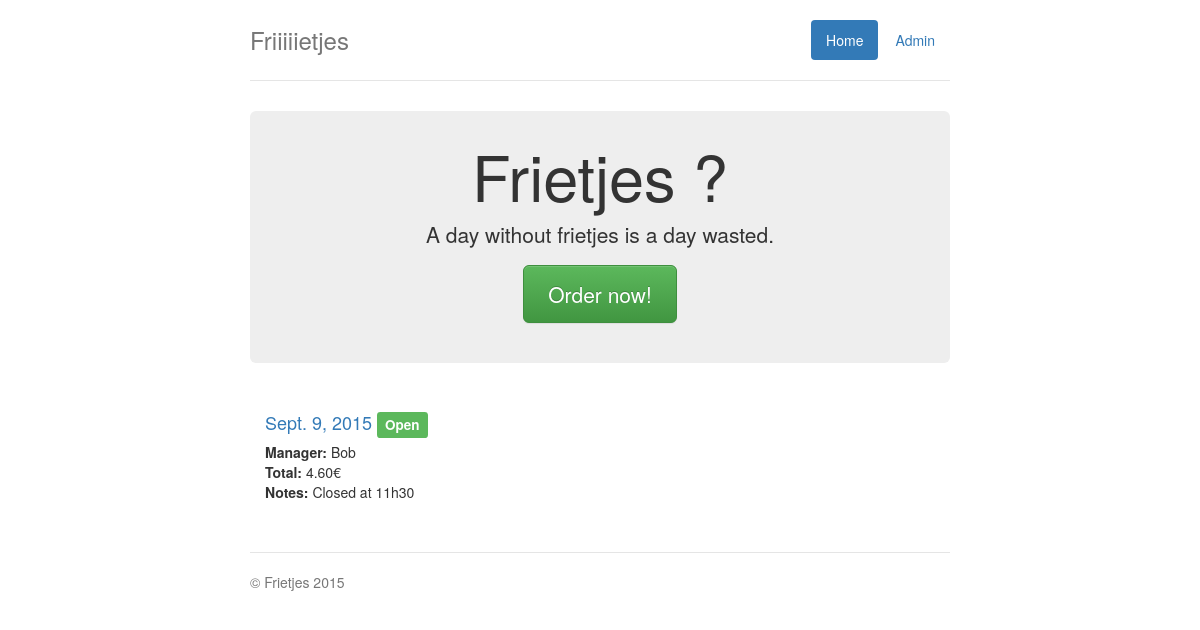
The page / on the database its author committed.
### app/models.py (models this page shows, shortened)
class Order(models.Model):
    manager = models.CharField(max_length=50)
    open = models.BooleanField(default=True)
    notes = models.TextField(default="", blank=True)
    date = models.DateField(auto_now=True)
    @property
    def total(self):
        total = 0
        for uo in self.userorder_set.all():
            for uoi in uo.userorderitem_set.all():
                total += uoi.menu_item.unit_price
        return total

class UserOrder(models.Model):
    name = models.CharField(max_length=50)
    order = models.ForeignKey(Order)
    paid = models.BooleanField(default=False)
    notes = models.TextField(default="", blank=True)

class UserOrderItem(models.Model):
    user_order = models.ForeignKey(UserOrder)
    menu_item = models.ForeignKey("MenuItem")

class MenuItem(models.Model):
    name = models.CharField(max_length=100)
    unit_price = models.DecimalField(max_digits=6, decimal_places=2)
    category = models.ForeignKey(MenuItemCategory)

### app/views.py (the view)
# urls.py: url(r'^$', HomeView.as_view(), name="home"),
class HomeView(TemplateView):
    template_name = "home.html"
    def get_context_data(self, **kwargs):
        ctx = {}
        ctx['all_orders'] = Order.objects.all().order_by("-date")
        ctx['open_order'] = Order.objects.filter(open=True).order_by("-date").last()
        return ctx

### app/templates/home.html
{% extends "base.html" %}
{% block jumbo %}
    <div class="jumbotron">
        <h1>Frietjes ?</h1>
        <p class="lead">
            A day without frietjes is a day wasted.
        </p>
        {% if open_order %}
            <p><a class="btn btn-lg btn-success" href="/order" role="button">Order now!</a></p>
    {% else %}
            <p>Sorry, no order is open at the moment.. <a href="/admin">create one yourself ?</a></p>
    {% endif %}
    </div>
{% endblock %}
{% block content %}
    <div class="col-lg-6">
        {% for order in all_orders %}
            <h4>
                <a href="{% url "order-view" order=order.pk %}">{{ order.date }}</a>
                {% if order.open %}
                    <span class="label label-success">Open</span>
                {% else %}
                    <span class="label label-danger">Closed</span>
                {% endif %}
            </h4>
            <p>
                <b>Manager:</b> {{ order.manager }}<br/>
                <b>Total:</b> {{ order.total }}€<br/>
                <b>Notes:</b> {{ order.notes }}
            </p>
        {% endfor %}
    </div>
    <div class="col-lg-6">
    </div>
{% endblock %}

### templates/base.html (style rules this page uses)
body { padding-top: 20px; padding-bottom: 20px; }
.jumbotron { text-align: center; border-bottom: 1px solid #e5e5e5; padding-bottom: 25px; padding-top: 10px; }
.jumbotron .btn { padding: 14px 24px; font-size: 21px; }
@media screen and (min-width: 768px) { .jumbotron { border-bottom: 0; } }

### rows shown on the page
Order: date "Sept. 9, 2015", open "Open", manager "Bob", total "4.60", notes "Closed at 11h30"
